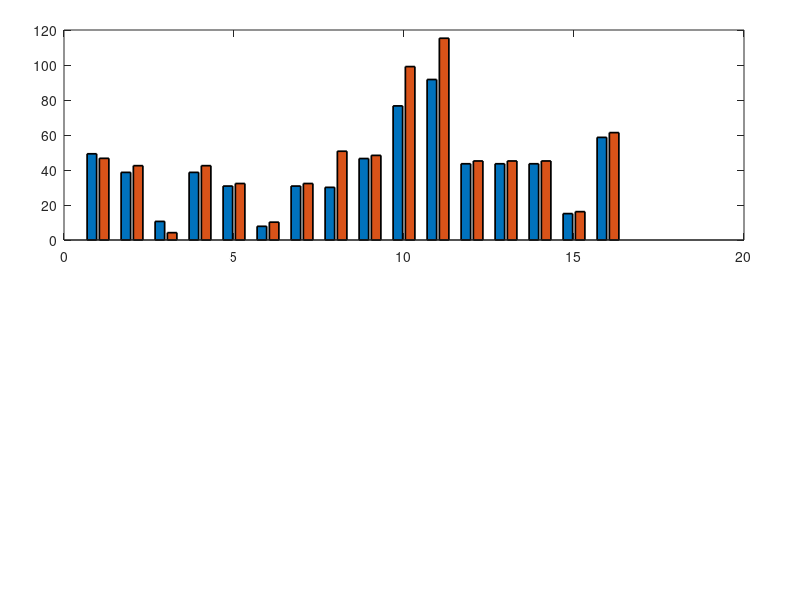

The MATLAB script that drew this image: (Note: this script raises an error after producing the figure.)
% Script to generate figure 4
% MFA data 10h acetaminophen
% Data is obtained from metabolic flux analysis in the current study
FN = {'G6PC','GPI','PYGL','ALDO','GAPDH^#','GK^#','ENO^#','PK','LDH','PC','PCK','CS','IDH','OGDH','PCC','SDH'};
% mean and std deviation for control samples
cmean = [49.26	1.35
38.64	2.35
10.62	1.62
38.64	2.35
30.82	1.69
7.82	1.07
30.82	1.69
30.08	6.07
46.55	2.33
76.63	7.88
91.71	9.07
43.56	3.94
43.56	3.94
43.56	3.94
15.08	1.55
58.64	5.41];
% APAP treatment values
tmean = [46.67	1.15
42.47	1.55
4.19	0.77
42.47	1.55
32.28	0.99
10.19	0.87
32.28	0.99
50.73	3.59
48.35	1.52
99.09	4.19
115.29	4.62
45.16	2.51
45.16	2.51
45.16	2.51
16.20	0.69
61.36	3.09];
mm = [cmean(:,1) tmean(:,1)]';
figure (4); set(figure(4),'Units','inches','Position',[0.5 0.5 8.8 7.0]);
subplot(2,1,1); subplot('position',[0.08 0.6 0.85 0.35]);
h = bar(mm','LineWidth',1.25); hold on;
set(h,'BarWidth',0.8); 
h(1).FaceColor = 'black';h(2).FaceColor = 'none';
N = nan(1,18);N(4)=18;N(9)=62;N(11)=110;N(12)=128;
plot(0:17,N,'k*','LineWidth',1.25,'MarkerSize',7)
ci = [cmean(:,2) tmean(:,2)]';
groupwidth = min(0.8, 2/(2+1.5));
for i = 1:2
x = (1:16) - groupwidth/2 + (2*i-1)*groupwidth/(2*2);
eh=errorbar(x,mm(i,:),ci(i,:),'k', 'linestyle', 'none','LineWidth',1.25);
end
xticks([1:16]); axis([0 17 0 140]);yticks([0:40:140]);
set(gca,'xticklabel',FN,'XTickLabelRotation',45)
ylabel('Flux (\mumol/kg/min)');
lg=legend(h,'Control (10h)','APAP (10h)'); legend('boxoff');
lg.FontSize = 11;
set(gca,'LineWidth',1.25,'FontName','Arial','FontSize',12);
text(-1.3,142,'a','FontName','Arial','FontSize',14)
% Aprroximate metabolic flux values obtained from the literature data for
% short term fasting conditions (5 h) 
% detailed in the main text of the manuscript
mean_5h = [59.11
29.56
29.56
29.56
39.41
19.70
39.41
19.23
29.76
49.00
58.64
27.85
27.85
27.85
9.64
37.5];
subplot(2,1,2); subplot('position',[0.08 0.11 0.85 0.35]);
h = bar(mean_5h,'LineWidth',1.25); hold on;
set(h,'BarWidth',0.25); 
h(1).FaceColor = 'black';xticks([1:16]);axis([0 17 0 140])
set(gca,'xticklabel',FN,'XTickLabelRotation',45)
ylabel('Flux (\mumol/kg/min)');
set(gca,'LineWidth',1.25,'FontName','Arial','FontSize',12);
yticks([0:40:140]);
lg=legend(h,'Control (5h)'); legend('boxoff');
lg.FontSize = 11;
text(-1.3,142,'b','FontName','Arial','FontSize',14)
